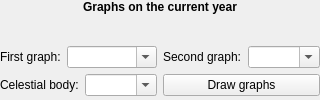
            <widget class="QWidget" name="tabTwoGraphs">
             <attribute name="title">
              <string>Graphs</string>
             </attribute>
             <layout class="QGridLayout" name="gridLayout_7">
              <property name="leftMargin">
               <number>0</number>
              </property>
              <property name="topMargin">
               <number>0</number>
              </property>
              <property name="rightMargin">
               <number>0</number>
              </property>
              <property name="bottomMargin">
               <number>4</number>
              </property>
              <item row="0" column="0" colspan="2">
               <widget class="QLabel" name="graphsLabel">
                <property name="font">
                 <font>
                  <weight>75</weight>
                  <bold>true</bold>
                 </font>
                </property>
                <property name="text">
                 <string>Graphs on the current year</string>
                </property>
                <property name="alignment">
                 <set>Qt::AlignCenter</set>
                </property>
               </widget>
              </item>
              <item row="1" column="0" colspan="2">
               <widget class="QCustomPlot" name="graphsPlot" native="true">
                <property name="sizePolicy">
                 <sizepolicy hsizetype="Expanding" vsizetype="Expanding">
                  <horstretch>0</horstretch>
                  <verstretch>0</verstretch>
                 </sizepolicy>
                </property>
               </widget>
              </item>
              <item row="2" column="0">
               <layout class="QHBoxLayout" name="horizontalLayout_22">
                <item>
                 <widget class="QLabel" name="graphsFirstLabel">
                  <property name="text">
                   <string>First graph:</string>
                  </property>
                 </widget>
                </item>
                <item>
                 <widget class="QComboBox" name="graphsFirstComboBox">
                  <property name="sizePolicy">
                   <sizepolicy hsizetype="Expanding" vsizetype="Fixed">
                    <horstretch>0</horstretch>
                    <verstretch>0</verstretch>
                   </sizepolicy>
                  </property>
                  <property name="editable">
                   <bool>true</bool>
                  </property>
                  <property name="insertPolicy">
                   <enum>QComboBox::NoInsert</enum>
                  </property>
                  <property name="sizeAdjustPolicy">
                   <enum>QComboBox::AdjustToContents</enum>
                  </property>
                 </widget>
                </item>
               </layout>
              </item>
              <item row="2" column="1">
               <layout class="QHBoxLayout" name="horizontalLayout_23">
                <item>
                 <widget class="QLabel" name="graphsSecondLabel">
                  <property name="text">
                   <string>Second graph:</string>
                  </property>
                 </widget>
                </item>
                <item>
                 <widget class="QComboBox" name="graphsSecondComboBox">
                  <property name="sizePolicy">
                   <sizepolicy hsizetype="Expanding" vsizetype="Fixed">
                    <horstretch>0</horstretch>
                    <verstretch>0</verstretch>
                   </sizepolicy>
                  </property>
                  <property name="editable">
                   <bool>true</bool>
                  </property>
                  <property name="insertPolicy">
                   <enum>QComboBox::NoInsert</enum>
                  </property>
                  <property name="sizeAdjustPolicy">
                   <enum>QComboBox::AdjustToContents</enum>
                  </property>
                 </widget>
                </item>
               </layout>
              </item>
              <item row="3" column="0">
               <layout class="QHBoxLayout" name="horizontalLayout_24">
                <item>
                 <widget class="QLabel" name="graphsCelestialBodyLabel">
                  <property name="text">
                   <string>Celestial body:</string>
                  </property>
                 </widget>
                </item>
                <item>
                 <widget class="QComboBox" name="graphsCelestialBodyComboBox">
                  <property name="editable">
                   <bool>true</bool>
                  </property>
                  <property name="insertPolicy">
                   <enum>QComboBox::NoInsert</enum>
                  </property>
                 </widget>
                </item>
               </layout>
              </item>
              <item row="3" column="1">
               <widget class="QPushButton" name="drawGraphsPushButton">
                <property name="text">
                 <string>Draw graphs</string>
                </property>
               </widget>
              </item>
             </layout>
            </widget>
